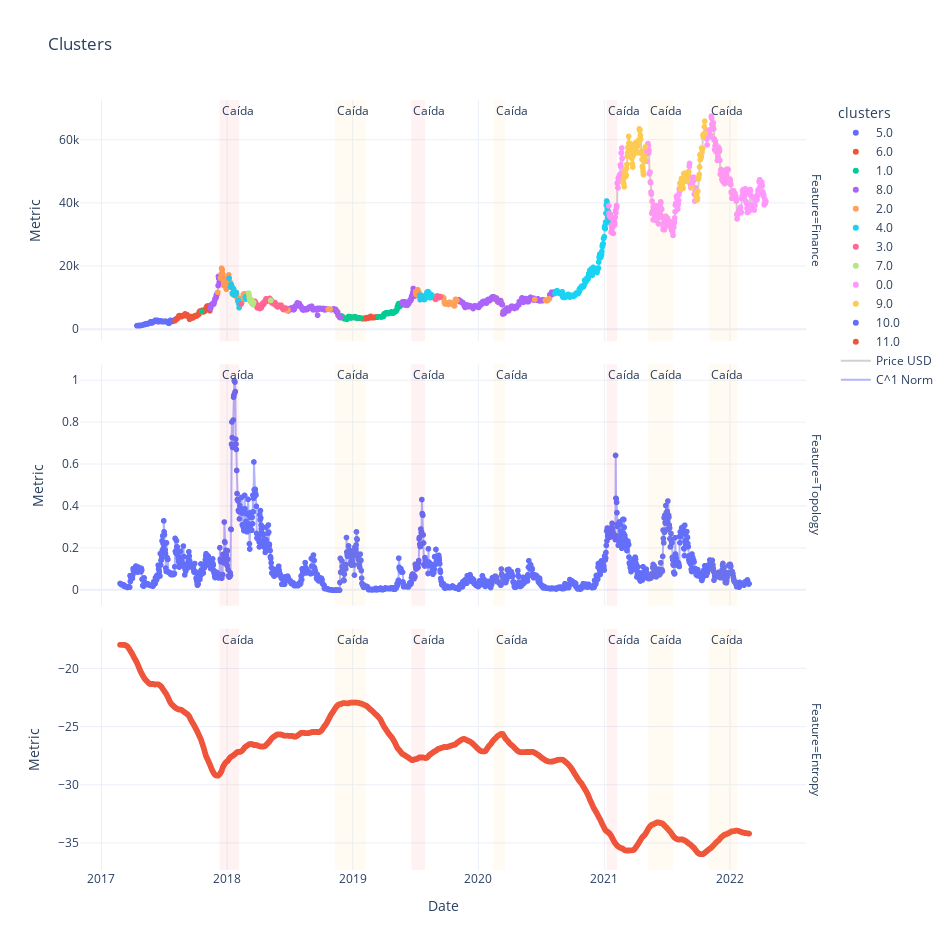

This figure's notebook cell:
### Code cell
fig = px.scatter(df_keys, x="Date", y="Metric", title = "Clusters",color = "clusters", facet_row="Feature", width=950, height=720)
trace_price = go.Scatter(
    x=df_keys.Date[0:len_finance] ,
    y=df_keys.Metric[0:len_finance],
    name='Price USD',
    line_color='rgb(100, 100, 100)',
    opacity = 0.3
)
fig.add_trace(trace_price, row=3, col = 1)

trace_topology = go.Scatter(
    x=df_keys.Date[len_finance:len_finance+len_topology] ,
    y=df_keys.Metric[len_finance:len_finance+len_topology],
    name='C^1 Norm',
    line_color='rgb(0, 0, 255)',
    opacity = 0.3
)
fig.add_trace(trace_topology, row=2, col = 1)

fig.update_yaxes(matches=None)
fig.add_vrect(x0="2017-12-10", x1="2018-02-05", col=1,
              annotation_text="Caída", annotation_position="top left",
              fillcolor="red", opacity=0.05, line_width=0)

fig.add_vrect(x0="2018-11-10", x1="2019-02-07", col=1,
              annotation_text="Caída", annotation_position="top left",
              fillcolor="orange", opacity=0.05, line_width=0)

fig.add_vrect(x0="2019-06-20", x1="2019-07-30", col=1,
              annotation_text="Caída", annotation_position="top left",
              fillcolor="red", opacity=0.05, line_width=0)

fig.add_vrect(x0="2020-02-14", x1="2020-03-18", col=1,
              annotation_text="Caída", annotation_position="top left",
              fillcolor="orange", opacity=0.05, line_width=0)

fig.add_vrect(x0="2021-01-07", x1="2021-02-07", col=1,
              annotation_text="Caída", annotation_position="top left",
              fillcolor="red", opacity=0.05, line_width=0)

fig.add_vrect(x0="2021-05-08", x1="2021-07-20", col=1,
              annotation_text="Caída", annotation_position="top left",
              fillcolor="orange", opacity=0.05, line_width=0)

fig.add_vrect(x0="2021-11-01", x1="2022-01-22", col=1,
              annotation_text="Caída", annotation_position="top left",
              fillcolor="orange", opacity=0.05, line_width=0)

fig['layout'].update(width=950, height=950, autosize=False)

fig.show()

### Figure 1 — Plotly figure (JSON) as saved in the notebook; plotly's stock layout.template omitted (floating-point values rounded to 4 significant figures; data arrays with more than 128 entries replaced by an {"elided": "..."} marker saying what was removed)
{"data": [{"hovertemplate": "clusters=5.0<br>Feature=Finance<br>Date=%{x}<br>Metric=%{y}<extra></extra>", "legendgroup": "5.0", "marker": {"color": "#636efa", "symbol": "circle"}, "mode": "markers", "name": "5.0", "showlegend": true, "type": "scattergl", "x": ["2017-04-14T00:00:00", "2017-04-15T00:00:00", "2017-04-16T00:00:00", "2017-04-17T00:00:00", "2017-04-18T00:00:00", "2017-04-19T00:00:00", "2017-04-20T00:00:00", "2017-04-21T00:00:00", "2017-04-22T00:00:00", "2017-04-23T00:00:00", "2017-04-24T00:00:00", "2017-04-25T00:00:00", "2017-04-26T00:00:00", "2017-04-27T00:00:00", "2017-04-28T00:00:00", "2017-04-29T00:00:00", "2017-04-30T00:00:00", "2017-05-01T00:00:00", "2017-05-02T00:00:00", "2017-05-03T00:00:00", "2017-05-04T00:00:00", "2017-05-05T00:00:00", "2017-05-06T00:00:00", "2017-05-07T00:00:00", "2017-05-08T00:00:00", "2017-05-09T00:00:00", "2017-05-10T00:00:00", "2017-05-11T00:00:00", "2017-05-12T00:00:00", "2017-05-13T00:00:00", "2017-05-14T00:00:00", "2017-05-15T00:00:00", "2017-05-16T00:00:00", "2017-05-17T00:00:00", "2017-05-18T00:00:00", "2017-05-19T00:00:00", "2017-05-20T00:00:00", "2017-05-21T00:00:00", "2017-05-22T00:00:00", "2017-05-23T00:00:00", "2017-05-24T00:00:00", "2017-05-25T00:00:00", "2017-05-26T00:00:00", "2017-05-27T00:00:00", "2017-05-28T00:00:00", "2017-05-29T00:00:00", "2017-05-30T00:00:00", "2017-05-31T00:00:00", "2017-06-01T00:00:00", "2017-06-02T00:00:00", "2017-06-03T00:00:00", "2017-06-04T00:00:00", "2017-06-05T00:00:00", "2017-06-06T00:00:00", "2017-06-07T00:00:00", "2017-06-08T00:00:00", "2017-06-09T00:00:00", "2017-06-10T00:00:00", "2017-06-11T00:00:00", "2017-06-12T00:00:00", "2017-06-13T00:00:00", "2017-06-14T00:00:00", "2017-06-15T00:00:00", "2017-06-16T00:00:00", "2017-06-17T00:00:00", "2017-06-18T00:00:00", "2017-06-19T00:00:00", "2017-06-20T00:00:00", "2017-06-21T00:00:00", "2017-06-22T00:00:00", "2017-06-23T00:00:00", "2017-06-24T00:00:00", "2017-06-25T00:00:00", "2017-06-26T00:00:00", "2017-06-27T00:00:00", "2017-06-28T00:00:00", "2017-06-29T00:00:00", "2017-06-30T00:00:00", "2017-07-01T00:00:00", "2017-07-02T00:00:00", "2017-07-03T00:00:00", "2017-07-04T00:00:00", "2017-07-05T00:00:00", "2017-07-06T00:00:00", "2017-07-07T00:00:00", "2017-07-08T00:00:00", "2017-07-09T00:00:00", "2017-07-10T00:00:00", "2017-07-11T00:00:00", "2017-07-12T00:00:00", "2017-07-13T00:00:00", "2017-07-14T00:00:00", "2017-07-15T00:00:00", "2017-07-16T00:00:00", "2017-07-17T00:00:00", "2017-07-18T00:00:00", "2017-07-19T00:00:00", "2017-07-20T00:00:00", "2017-07-21T00:00:00", "2017-07-22T00:00:00", "2017-07-23T00:00:00", "2017-07-24T00:00:00", "2017-07-25T00:00:00", "2017-07-26T00:00:00", "2017-07-27T00:00:00", "2017-07-28T00:00:00", "2017-07-29T00:00:00", "2017-07-30T00:00:00", "2017-07-31T00:00:00", "2017-08-01T00:00:00", "2017-08-02T00:00:00", "2017-08-04T00:00:00", "2017-08-05T00:00:00", "2017-08-06T00:00:00", "2017-08-07T00:00:00", "2017-08-08T00:00:00"], "xaxis": "x3", "y": [1175.0, 1174.0, 1175.0, 1189.0, 1206.0, 1206.0, 1235.0, 1238.0, 1233.0, 1231.0, 1252.0, 1270.0, 1287.0, 1328.0, 1325.0, 1330.0, 1350.0, 1403.0, 1452.0, 1502.0, 1537.0, 1529.0, 1557.0, 1552.0, 1681.0, 1732.0, 1781.0, 1838.0, 1705.0, 1788.0, 1794.0, 1728.0, 1740.0, 1819.0, 1889.0, 1969.0, 2046.0, 2023.0, 2120.0, 2272.0, 2424.0, 2286.0, 2229.0, 2030.0, 2157.0, 2264.0, 2179.0, 2292.0, 2407.0, 2488.0, 2535.0, 2521.0, 2692.0, 2870.0, 2702.0, 2808.0, 2821.0, 2888.0, 2946.0, 2645.0, 2710.0, 2470.0, 2439.0, 2491.0, 2643.0, 2521.0, 2591.0, 2722.0, 2664.0, 2701.0, 2699.0, 2571.0, 2527.0, 2435.0, 2552.0, 2563.0, 2536.0, 2464.0, 2413.0, 2505.0, 2554.0, 2599.0, 2605.0, 2605.0, 2509.0, 2556.0, 2507.0, 2345.0, 2315.0, 2387.0, 2345.0, 2221.0, 1980.0, 1918.0, 2224.0, 2311.0, 2265.0, 2849.0, 2669.0, 2825.0, 2747.0, 2757.0, 2566.0, 2526.0, 2671.0, 2795.0, 2708.0, 2766.0, 2869.0, 2725.0, 2705.0, 2876.0, 3258.0, 3224.0, 3387.0, 3421.0], "yaxis": "y3"}, {"hovertemplate": "clusters=6.0<br>Feature=Finance<br>Date=%{x}<br>Metric=%{y}<extra></extra>", "legendgroup": "6.0", "marker": {"color": "#EF553B", "symbol": "circle"}, "mode": "markers", "name": "6.0", "showlegend": true, "type": "scattergl", "x": {"elided": "157 str values"}, "xaxis": "x3", "y": {"elided": "157 float values"}, "yaxis": "y3"}, {"hovertemplate": "clusters=1.0<br>Feature=Finance<br>Date=%{x}<br>Metric=%{y}<extra></extra>", "legendgroup": "1.0", "marker": {"color": "#00cc96", "symbol": "circle"}, "mode": "markers", "name": "1.0", "showlegend": true, "type": "scattergl", "x": ["2017-10-19T00:00:00", "2018-11-28T00:00:00", "2018-11-29T00:00:00", "2018-11-30T00:00:00", "2018-12-01T00:00:00", "2018-12-02T00:00:00", "2018-12-03T00:00:00", "2018-12-04T00:00:00", "2018-12-05T00:00:00", "2018-12-06T00:00:00", "2018-12-07T00:00:00", "2018-12-08T00:00:00", "2018-12-09T00:00:00", "2018-12-10T00:00:00", "2018-12-11T00:00:00", "2018-12-12T00:00:00", "2018-12-13T00:00:00", "2018-12-14T00:00:00", "2018-12-15T00:00:00", "2018-12-16T00:00:00", "2018-12-17T00:00:00", "2018-12-18T00:00:00", "2018-12-19T00:00:00", "2018-12-20T00:00:00", "2018-12-21T00:00:00", "2018-12-22T00:00:00", "2018-12-23T00:00:00", "2018-12-24T00:00:00", "2018-12-25T00:00:00", "2018-12-26T00:00:00", "2018-12-27T00:00:00", "2018-12-28T00:00:00", "2018-12-29T00:00:00", "2018-12-30T00:00:00", "2018-12-31T00:00:00", "2019-01-01T00:00:00", "2019-01-02T00:00:00", "2019-01-03T00:00:00", "2019-01-04T00:00:00", "2019-01-05T00:00:00", "2019-01-06T00:00:00", "2019-01-07T00:00:00", "2019-01-08T00:00:00", "2019-01-09T00:00:00", "2019-01-10T00:00:00", "2019-01-11T00:00:00", "2019-01-12T00:00:00", "2019-01-13T00:00:00", "2019-01-24T00:00:00", "2019-01-25T00:00:00", "2019-03-17T00:00:00", "2019-03-18T00:00:00", "2019-03-19T00:00:00", "2019-03-20T00:00:00", "2019-03-21T00:00:00", "2019-03-22T00:00:00", "2019-03-23T00:00:00", "2019-03-24T00:00:00", "2019-03-25T00:00:00", "2019-03-26T00:00:00", "2019-03-27T00:00:00", "2019-03-28T00:00:00", "2019-03-29T00:00:00", "2019-03-30T00:00:00", "2019-03-31T00:00:00", "2019-04-01T00:00:00", "2019-04-02T00:00:00", "2019-04-03T00:00:00", "2019-04-04T00:00:00", "2019-04-05T00:00:00", "2019-04-06T00:00:00", "2019-04-07T00:00:00", "2019-04-08T00:00:00", "2019-04-09T00:00:00", "2019-04-10T00:00:00", "2019-04-11T00:00:00", "2019-04-12T00:00:00", "2019-04-13T00:00:00", "2019-04-14T00:00:00", "2019-04-15T00:00:00", "2019-04-16T00:00:00", "2019-04-17T00:00:00", "2019-04-18T00:00:00", "2019-04-19T00:00:00", "2019-04-20T00:00:00", "2019-04-21T00:00:00", "2019-04-22T00:00:00", "2019-04-23T00:00:00", "2019-04-24T00:00:00", "2019-04-25T00:00:00", "2019-04-26T00:00:00", "2019-04-27T00:00:00", "2019-04-28T00:00:00", "2019-04-29T00:00:00", "2019-04-30T00:00:00", "2019-05-01T00:00:00", "2019-05-02T00:00:00", "2019-05-03T00:00:00", "2019-05-04T00:00:00", "2019-05-05T00:00:00", "2019-05-06T00:00:00", "2019-05-07T00:00:00", "2019-05-08T00:00:00", "2019-05-09T00:00:00", "2019-05-10T00:00:00", "2019-05-11T00:00:00", "2019-05-12T00:00:00", "2019-05-13T00:00:00", "2019-05-14T00:00:00", "2019-05-15T00:00:00", "2019-05-16T00:00:00", "2019-05-17T00:00:00", "2019-05-18T00:00:00", "2019-05-19T00:00:00", "2019-05-20T00:00:00", "2019-05-21T00:00:00", "2019-05-22T00:00:00", "2019-05-23T00:00:00", "2019-05-24T00:00:00"], "xaxis": "x3", "y": [5701.0, 4232.0, 4257.0, 3986.0, 4164.0, 4115.0, 3854.0, 3922.0, 3715.0, 3465.0, 3393.0, 3424.0, 3561.0, 3440.0, 3375.0, 3451.0, 3279.0, 3211.0, 3199.0, 3212.0, 3515.0, 3677.0, 3705.0, 4094.0, 3859.0, 3992.0, 3961.0, 4049.0, 3791.0, 3825.0, 3612.0, 3900.0, 3757.0, 3845.0, 3709.0, 3829.0, 3905.0, 3804.0, 3833.0, 3811.0, 4053.0, 4012.0, 4006.0, 4012.0, 3643.0, 3651.0, 3632.0, 3527.0, 3581.0, 3573.0, 3985.0, 3991.0, 4023.0, 4050.0, 3992.0, 3996.0, 4000.0, 3987.0, 3926.0, 3942.0, 4046.0, 4032.0, 4092.0, 4097.0, 4099.0, 4144.0, 4894.0, 4974.0, 4912.0, 5038.0, 5049.0, 5195.0, 5288.0, 5196.0, 5323.0, 5049.0, 5082.0, 5075.0, 5163.0, 5043.0, 5214.0, 5237.0, 5288.0, 5293.0, 5324.0, 5302.0, 5390.0, 5543.0, 5449.0, 5157.0, 5196.0, 5202.0, 5201.0, 5182.0, 5297.0, 5348.0, 5427.0, 5696.0, 5786.0, 5741.0, 5707.0, 5775.0, 5954.0, 6161.0, 6353.0, 7211.0, 6974.0, 7814.0, 7991.0, 8206.0, 7882.0, 7349.0, 7266.0, 8198.0, 7996.0, 7957.0, 7642.0, 7880.0, 7995.0], "yaxis": "y3"}, {"hovertemplate": "clusters=8.0<br>Feature=Finance<br>Date=%{x}<br>Metric=%{y}<extra></extra>", "legendgroup": "8.0", "marker": {"color": "#ab63fa", "symbol": "circle"}, "mode": "markers", "name": "8.0", "showlegend": true, "type": "scattergl", "x": {"elided": "489 str values"}, "xaxis": "x3", "y": {"elided": "489 float values"}, "yaxis": "y3"}, {"hovertemplate": "clusters=2.0<br>Feature=Finance<br>Date=%{x}<br>Metric=%{y}<extra></extra>", "legendgroup": "2.0", "marker": {"color": "#FFA15A", "symbol": "circle"}, "mode": "markers", "name": "2.0", "showlegend": true, "type": "scattergl", "x": {"elided": "160 str values"}, "xaxis": "x3", "y": {"elided": "160 float values"}, "yaxis": "y3"}, {"hovertemplate": "clusters=4.0<br>Feature=Finance<br>Date=%{x}<br>Metric=%{y}<extra></extra>", "legendgroup": "4.0", "marker": {"color": "#19d3f3", "symbol": "circle"}, "mode": "markers", "name": "4.0", "showlegend": true, "type": "scattergl", "x": {"elided": "222 str values"}, "xaxis": "x3", "y": {"elided": "222 float values"}, "yaxis": "y3"}, {"hovertemplate": "clusters=3.0<br>Feature=Finance<br>Date=%{x}<br>Metric=%{y}<extra></extra>", "legendgroup": "3.0", "marker": {"color": "#FF6692", "symbol": "circle"}, "mode": "markers", "name": "3.0", "showlegend": true, "type": "scattergl", "x": ["2018-02-11T00:00:00", "2018-03-02T00:00:00", "2018-03-03T00:00:00", "2018-03-20T00:00:00", "2018-03-21T00:00:00", "2018-03-22T00:00:00", "2018-03-23T00:00:00", "2018-03-24T00:00:00", "2018-03-25T00:00:00", "2018-03-26T00:00:00", "2018-03-27T00:00:00", "2018-03-28T00:00:00", "2018-03-29T00:00:00", "2018-03-30T00:00:00", "2018-03-31T00:00:00", "2018-04-01T00:00:00", "2018-04-02T00:00:00", "2018-04-03T00:00:00", "2018-04-04T00:00:00", "2018-04-05T00:00:00", "2018-04-06T00:00:00", "2018-04-07T00:00:00", "2018-04-08T00:00:00", "2018-04-09T00:00:00", "2018-04-10T00:00:00", "2018-04-11T00:00:00", "2018-04-12T00:00:00", "2018-04-13T00:00:00", "2018-04-14T00:00:00", "2018-04-15T00:00:00", "2018-04-16T00:00:00", "2018-04-17T00:00:00", "2018-04-18T00:00:00", "2018-04-19T00:00:00", "2018-04-20T00:00:00", "2018-04-21T00:00:00", "2018-04-22T00:00:00", "2018-04-23T00:00:00", "2018-04-24T00:00:00", "2018-04-27T00:00:00", "2018-04-28T00:00:00", "2018-04-29T00:00:00", "2018-04-30T00:00:00", "2018-05-01T00:00:00", "2018-05-02T00:00:00", "2018-05-03T00:00:00", "2018-05-04T00:00:00", "2018-05-05T00:00:00", "2018-05-06T00:00:00", "2018-05-07T00:00:00", "2018-05-09T00:00:00", "2018-05-10T00:00:00", "2018-05-11T00:00:00", "2018-05-12T00:00:00", "2018-05-13T00:00:00", "2018-05-14T00:00:00", "2018-05-15T00:00:00", "2018-05-16T00:00:00", "2018-05-17T00:00:00", "2018-05-18T00:00:00", "2018-05-19T00:00:00", "2018-05-20T00:00:00", "2018-05-21T00:00:00", "2018-05-22T00:00:00", "2018-05-25T00:00:00", "2018-05-26T00:00:00", "2018-05-27T00:00:00", "2018-05-28T00:00:00", "2018-05-29T00:00:00", "2018-05-30T00:00:00", "2018-05-31T00:00:00", "2018-06-01T00:00:00", "2018-06-02T00:00:00", "2018-06-04T00:00:00", "2018-06-05T00:00:00", "2018-06-06T00:00:00", "2018-06-12T00:00:00", "2018-06-13T00:00:00", "2018-06-18T00:00:00", "2018-06-19T00:00:00", "2018-06-20T00:00:00", "2019-08-31T00:00:00", "2019-09-01T00:00:00", "2019-09-05T00:00:00", "2019-09-06T00:00:00", "2019-09-07T00:00:00", "2019-09-08T00:00:00", "2019-09-09T00:00:00", "2019-09-10T00:00:00", "2019-09-11T00:00:00", "2019-09-12T00:00:00"], "xaxis": "x3", "y": [8084.0, 11050.0, 11450.0, 8910.0, 8901.0, 8715.0, 8906.0, 8582.0, 8465.0, 8166.0, 7804.0, 7943.0, 7111.0, 6848.0, 6938.0, 6823.0, 7064.0, 7429.0, 6815.0, 6782.0, 6624.0, 6903.0, 7022.0, 6775.0, 6833.0, 6950.0, 7911.0, 7892.0, 7997.0, 8349.0, 8055.0, 7895.0, 8169.0, 8280.0, 8861.0, 8920.0, 8801.0, 8944.0, 9669.0, 8942.0, 9344.0, 9408.0, 9242.0, 9089.0, 9225.0, 9737.0, 9695.0, 9825.0, 9628.0, 9364.0, 9313.0, 9025.0, 8420.0, 8488.0, 8706.0, 8684.0, 8483.0, 8353.0, 8075.0, 8244.0, 8237.0, 8517.0, 8401.0, 8005.0, 7472.0, 7341.0, 7347.0, 7117.0, 7468.0, 7386.0, 7491.0, 7519.0, 7641.0, 7499.0, 7625.0, 7657.0, 6562.0, 6317.0, 6716.0, 6749.0, 6763.0, 9610.0, 9763.0, 10570.0, 10330.0, 10500.0, 10420.0, 10320.0, 10100.0, 10160.0, 10420.0], "yaxis": "y3"}, {"hovertemplate": "clusters=7.0<br>Feature=Finance<br>Date=%{x}<br>Metric=%{y}<extra></extra>", "legendgroup": "7.0", "marker": {"color": "#B6E880", "symbol": "circle"}, "mode": "markers", "name": "7.0", "showlegend": true, "type": "scattergl", "x": ["2018-03-04T00:00:00", "2018-03-05T00:00:00", "2018-03-06T00:00:00", "2018-03-07T00:00:00", "2018-03-08T00:00:00", "2018-03-09T00:00:00", "2018-03-10T00:00:00", "2018-03-11T00:00:00", "2018-03-12T00:00:00", "2018-03-13T00:00:00", "2018-03-14T00:00:00", "2018-03-15T00:00:00", "2018-03-16T00:00:00", "2018-03-17T00:00:00", "2018-03-18T00:00:00", "2018-03-19T00:00:00", "2018-05-08T00:00:00"], "xaxis": "x3", "y": [11500.0, 11480.0, 10750.0, 9927.0, 9320.0, 9271.0, 8803.0, 9547.0, 9143.0, 9159.0, 8214.0, 8272.0, 8283.0, 7874.0, 8198.0, 8613.0, 9192.0], "yaxis": "y3"}, {"hovertemplate": "clusters=0.0<br>Feature=Finance<br>Date=%{x}<br>Metric=%{y}<extra></extra>", "legendgroup": "0.0", "marker": {"color": "#FF97FF", "symbol": "circle"}, "mode": "markers", "name": "0.0", "showlegend": true, "type": "scattergl", "x": {"elided": "339 str values"}, "xaxis": "x3", "y": {"elided": "339 float values"}, "yaxis": "y3"}, {"hovertemplate": "clusters=9.0<br>Feature=Finance<br>Date=%{x}<br>Metric=%{y}<extra></extra>", "legendgroup": "9.0", "marker": {"color": "#FECB52", "symbol": "circle"}, "mode": "markers", "name": "9.0", "showlegend": true, "type": "scattergl", "x": ["2021-02-25T00:00:00", "2021-02-26T00:00:00", "2021-02-27T00:00:00", "2021-02-28T00:00:00", "2021-03-01T00:00:00", "2021-03-02T00:00:00", "2021-03-03T00:00:00", "2021-03-04T00:00:00", "2021-03-05T00:00:00", "2021-03-06T00:00:00", "2021-03-07T00:00:00", "2021-03-08T00:00:00", "2021-03-09T00:00:00", "2021-03-10T00:00:00", "2021-03-11T00:00:00", "2021-03-12T00:00:00", "2021-03-13T00:00:00", "2021-03-14T00:00:00", "2021-03-15T00:00:00", "2021-03-16T00:00:00", "2021-03-17T00:00:00", "2021-03-18T00:00:00", "2021-03-19T00:00:00", "2021-03-20T00:00:00", "2021-03-21T00:00:00", "2021-03-22T00:00:00", "2021-03-23T00:00:00", "2021-03-24T00:00:00", "2021-03-25T00:00:00", "2021-03-26T00:00:00", "2021-03-27T00:00:00", "2021-03-28T00:00:00", "2021-03-29T00:00:00", "2021-03-30T00:00:00", "2021-03-31T00:00:00", "2021-04-01T00:00:00", "2021-04-02T00:00:00", "2021-04-03T00:00:00", "2021-04-04T00:00:00", "2021-04-05T00:00:00", "2021-04-06T00:00:00", "2021-04-07T00:00:00", "2021-04-08T00:00:00", "2021-04-09T00:00:00", "2021-04-10T00:00:00", "2021-04-11T00:00:00", "2021-04-12T00:00:00", "2021-04-13T00:00:00", "2021-04-14T00:00:00", "2021-04-15T00:00:00", "2021-04-16T00:00:00", "2021-04-17T00:00:00", "2021-04-18T00:00:00", "2021-04-19T00:00:00", "2021-04-20T00:00:00", "2021-04-21T00:00:00", "2021-04-22T00:00:00", "2021-04-23T00:00:00", "2021-04-24T00:00:00", "2021-04-25T00:00:00", "2021-04-26T00:00:00", "2021-04-27T00:00:00", "2021-04-28T00:00:00", "2021-04-29T00:00:00", "2021-04-30T00:00:00", "2021-05-01T00:00:00", "2021-08-09T00:00:00", "2021-08-10T00:00:00", "2021-08-11T00:00:00", "2021-08-12T00:00:00", "2021-08-13T00:00:00", "2021-08-14T00:00:00", "2021-08-15T00:00:00", "2021-08-16T00:00:00", "2021-08-17T00:00:00", "2021-08-18T00:00:00", "2021-08-19T00:00:00", "2021-08-20T00:00:00", "2021-08-21T00:00:00", "2021-08-22T00:00:00", "2021-08-23T00:00:00", "2021-08-24T00:00:00", "2021-08-25T00:00:00", "2021-08-26T00:00:00", "2021-08-27T00:00:00", "2021-08-28T00:00:00", "2021-08-29T00:00:00", "2021-08-30T00:00:00", "2021-08-31T00:00:00", "2021-09-01T00:00:00", "2021-09-02T00:00:00", "2021-09-03T00:00:00", "2021-09-04T00:00:00", "2021-09-13T00:00:00", "2021-09-26T00:00:00", "2021-09-27T00:00:00", "2021-09-28T00:00:00", "2021-09-29T00:00:00", "2021-09-30T00:00:00", "2021-10-01T00:00:00", "2021-10-02T00:00:00", "2021-10-03T00:00:00", "2021-10-04T00:00:00", "2021-10-05T00:00:00", "2021-10-06T00:00:00", "2021-10-07T00:00:00", "2021-10-08T00:00:00", "2021-10-09T00:00:00", "2021-10-11T00:00:00", "2021-10-12T00:00:00", "2021-10-13T00:00:00", "2021-10-14T00:00:00", "2021-10-15T00:00:00", "2021-10-16T00:00:00", "2021-10-17T00:00:00", "2021-10-18T00:00:00", "2021-10-19T00:00:00", "2021-10-20T00:00:00", "2021-10-21T00:00:00"], "xaxis": "x3", "y": [47080.0, 46320.0, 46160.0, 45210.0, 49630.0, 48460.0, 50440.0, 48420.0, 48800.0, 48910.0, 51050.0, 52350.0, 54890.0, 55900.0, 57800.0, 57280.0, 61190.0, 59110.0, 55720.0, 56870.0, 58900.0, 57720.0, 58170.0, 58180.0, 57430.0, 54230.0, 54480.0, 52450.0, 51450.0, 55090.0, 55890.0, 55840.0, 57660.0, 58820.0, 58830.0, 58850.0, 59140.0, 57260.0, 58390.0, 59100.0, 58080.0, 55970.0, 58150.0, 58150.0, 59780.0, 60050.0, 59850.0, 63550.0, 63020.0, 63270.0, 61490.0, 60270.0, 56250.0, 55710.0, 56490.0, 53840.0, 51730.0, 51150.0, 50090.0, 49080.0, 54050.0, 55070.0, 54880.0, 53580.0, 57770.0, 57850.0, 46370.0, 45590.0, 45590.0, 44430.0, 47790.0, 47100.0, 47050.0, 46000.0, 44700.0, 44800.0, 46720.0, 49340.0, 48910.0, 49320.0, 49550.0, 47710.0, 48960.0, 46940.0, 49060.0, 48900.0, 48830.0, 47050.0, 47170.0, 48850.0, 49330.0, 50030.0, 49940.0, 44960.0, 43210.0, 42240.0, 41030.0, 41560.0, 43790.0, 48120.0, 47710.0, 48200.0, 49110.0, 51510.0, 55360.0, 53810.0, 53970.0, 54970.0, 57480.0, 56040.0, 57400.0, 57320.0, 61590.0, 60890.0, 61550.0, 62030.0, 64260.0, 65990.0, 62210.0], "yaxis": "y3"}, {"hovertemplate": "clusters=10.0<br>Feature=Topology<br>Date=%{x}<br>Metric=%{y}<extra></extra>", "legendgroup": "10.0", "marker": {"color": "#636efa", "symbol": "circle"}, "mode": "markers", "name": "10.0", "showlegend": true, "type": "scattergl", "x": {"elided": "1829 str values"}, "xaxis": "x2", "y": {"elided": "1829 float values"}, "yaxis": "y2"}, {"hovertemplate": "clusters=11.0<br>Feature=Entropy<br>Date=%{x}<br>Metric=%{y}<extra></extra>", "legendgroup": "11.0", "marker": {"color": "#EF553B", "symbol": "circle"}, "mode": "markers", "name": "11.0", "showlegend": true, "type": "scattergl", "x": {"elided": "1829 str values"}, "xaxis": "x", "y": {"elided": "1829 float values"}, "yaxis": "y"}, {"line": {"color": "rgb(100, 100, 100)"}, "name": "Price USD", "opacity": 0.3, "type": "scatter", "x": {"elided": "1829 str values"}, "xaxis": "x3", "y": {"elided": "1829 float values"}, "yaxis": "y3"}, {"line": {"color": "rgb(0, 0, 255)"}, "name": "C^1 Norm", "opacity": 0.3, "type": "scatter", "x": {"elided": "1829 str values"}, "xaxis": "x2", "y": {"elided": "1829 float values"}, "yaxis": "y2"}], "layout": {"annotations": [{"showarrow": false, "text": "Feature=Entropy", "textangle": 90, "x": 0.98, "xanchor": "left", "xref": "paper", "y": 0.1567, "yanchor": "middle", "yref": "paper"}, {"showarrow": false, "text": "Feature=Topology", "textangle": 90, "x": 0.98, "xanchor": "left", "xref": "paper", "y": 0.5, "yanchor": "middle", "yref": "paper"}, {"showarrow": false, "text": "Feature=Finance", "textangle": 90, "x": 0.98, "xanchor": "left", "xref": "paper", "y": 0.8433, "yanchor": "middle", "yref": "paper"}, {"showarrow": false, "text": "Caída", "x": "2017-12-10", "xanchor": "left", "xref": "x", "y": 1, "yanchor": "top", "yref": "y domain"}, {"showarrow": false, "text": "Caída", "x": "2017-12-10", "xanchor": "left", "xref": "x2", "y": 1, "yanchor": "top", "yref": "y2 domain"}, {"showarrow": false, "text": "Caída", "x": "2017-12-10", "xanchor": "left", "xref": "x3", "y": 1, "yanchor": "top", "yref": "y3 domain"}, {"showarrow": false, "text": "Caída", "x": "2018-11-10", "xanchor": "left", "xref": "x", "y": 1, "yanchor": "top", "yref": "y domain"}, {"showarrow": false, "text": "Caída", "x": "2018-11-10", "xanchor": "left", "xref": "x2", "y": 1, "yanchor": "top", "yref": "y2 domain"}, {"showarrow": false, "text": "Caída", "x": "2018-11-10", "xanchor": "left", "xref": "x3", "y": 1, "yanchor": "top", "yref": "y3 domain"}, {"showarrow": false, "text": "Caída", "x": "2019-06-20", "xanchor": "left", "xref": "x", "y": 1, "yanchor": "top", "yref": "y domain"}, {"showarrow": false, "text": "Caída", "x": "2019-06-20", "xanchor": "left", "xref": "x2", "y": 1, "yanchor": "top", "yref": "y2 domain"}, {"showarrow": false, "text": "Caída", "x": "2019-06-20", "xanchor": "left", "xref": "x3", "y": 1, "yanchor": "top", "yref": "y3 domain"}, {"showarrow": false, "text": "Caída", "x": "2020-02-14", "xanchor": "left", "xref": "x", "y": 1, "yanchor": "top", "yref": "y domain"}, {"showarrow": false, "text": "Caída", "x": "2020-02-14", "xanchor": "left", "xref": "x2", "y": 1, "yanchor": "top", "yref": "y2 domain"}, {"showarrow": false, "text": "Caída", "x": "2020-02-14", "xanchor": "left", "xref": "x3", "y": 1, "yanchor": "top", "yref": "y3 domain"}, {"showarrow": false, "text": "Caída", "x": "2021-01-07", "xanchor": "left", "xref": "x", "y": 1, "yanchor": "top", "yref": "y domain"}, {"showarrow": false, "text": "Caída", "x": "2021-01-07", "xanchor": "left", "xref": "x2", "y": 1, "yanchor": "top", "yref": "y2 domain"}, {"showarrow": false, "text": "Caída", "x": "2021-01-07", "xanchor": "left", "xref": "x3", "y": 1, "yanchor": "top", "yref": "y3 domain"}, {"showarrow": false, "text": "Caída", "x": "2021-05-08", "xanchor": "left", "xref": "x", "y": 1, "yanchor": "top", "yref": "y domain"}, {"showarrow": false, "text": "Caída", "x": "2021-05-08", "xanchor": "left", "xref": "x2", "y": 1, "yanchor": "top", "yref": "y2 domain"}, {"showarrow": false, "text": "Caída", "x": "2021-05-08", "xanchor": "left", "xref": "x3", "y": 1, "yanchor": "top", "yref": "y3 domain"}, {"showarrow": false, "text": "Caída", "x": "2021-11-01", "xanchor": "left", "xref": "x", "y": 1, "yanchor": "top", "yref": "y domain"}, {"showarrow": false, "text": "Caída", "x": "2021-11-01", "xanchor": "left", "xref": "x2", "y": 1, "yanchor": "top", "yref": "y2 domain"}, {"showarrow": false, "text": "Caída", "x": "2021-11-01", "xanchor": "left", "xref": "x3", "y": 1, "yanchor": "top", "yref": "y3 domain"}], "autosize": false, "height": 950, "legend": {"title": {"text": "clusters"}, "tracegroupgap": 0}, "shapes": [{"fillcolor": "red", "line": {"width": 0}, "opacity": 0.05, "type": "rect", "x0": "2017-12-10", "x1": "2018-02-05", "xref": "x", "y0": 0, "y1": 1, "yref": "y domain"}, {"fillcolor": "red", "line": {"width": 0}, "opacity": 0.05, "type": "rect", "x0": "2017-12-10", "x1": "2018-02-05", "xref": "x2", "y0": 0, "y1": 1, "yref": "y2 domain"}, {"fillcolor": "red", "line": {"width": 0}, "opacity": 0.05, "type": "rect", "x0": "2017-12-10", "x1": "2018-02-05", "xref": "x3", "y0": 0, "y1": 1, "yref": "y3 domain"}, {"fillcolor": "orange", "line": {"width": 0}, "opacity": 0.05, "type": "rect", "x0": "2018-11-10", "x1": "2019-02-07", "xref": "x", "y0": 0, "y1": 1, "yref": "y domain"}, {"fillcolor": "orange", "line": {"width": 0}, "opacity": 0.05, "type": "rect", "x0": "2018-11-10", "x1": "2019-02-07", "xref": "x2", "y0": 0, "y1": 1, "yref": "y2 domain"}, {"fillcolor": "orange", "line": {"width": 0}, "opacity": 0.05, "type": "rect", "x0": "2018-11-10", "x1": "2019-02-07", "xref": "x3", "y0": 0, "y1": 1, "yref": "y3 domain"}, {"fillcolor": "red", "line": {"width": 0}, "opacity": 0.05, "type": "rect", "x0": "2019-06-20", "x1": "2019-07-30", "xref": "x", "y0": 0, "y1": 1, "yref": "y domain"}, {"fillcolor": "red", "line": {"width": 0}, "opacity": 0.05, "type": "rect", "x0": "2019-06-20", "x1": "2019-07-30", "xref": "x2", "y0": 0, "y1": 1, "yref": "y2 domain"}, {"fillcolor": "red", "line": {"width": 0}, "opacity": 0.05, "type": "rect", "x0": "2019-06-20", "x1": "2019-07-30", "xref": "x3", "y0": 0, "y1": 1, "yref": "y3 domain"}, {"fillcolor": "orange", "line": {"width": 0}, "opacity": 0.05, "type": "rect", "x0": "2020-02-14", "x1": "2020-03-18", "xref": "x", "y0": 0, "y1": 1, "yref": "y domain"}, {"fillcolor": "orange", "line": {"width": 0}, "opacity": 0.05, "type": "rect", "x0": "2020-02-14", "x1": "2020-03-18", "xref": "x2", "y0": 0, "y1": 1, "yref": "y2 domain"}, {"fillcolor": "orange", "line": {"width": 0}, "opacity": 0.05, "type": "rect", "x0": "2020-02-14", "x1": "2020-03-18", "xref": "x3", "y0": 0, "y1": 1, "yref": "y3 domain"}, {"fillcolor": "red", "line": {"width": 0}, "opacity": 0.05, "type": "rect", "x0": "2021-01-07", "x1": "2021-02-07", "xref": "x", "y0": 0, "y1": 1, "yref": "y domain"}, {"fillcolor": "red", "line": {"width": 0}, "opacity": 0.05, "type": "rect", "x0": "2021-01-07", "x1": "2021-02-07", "xref": "x2", "y0": 0, "y1": 1, "yref": "y2 domain"}, {"fillcolor": "red", "line": {"width": 0}, "opacity": 0.05, "type": "rect", "x0": "2021-01-07", "x1": "2021-02-07", "xref": "x3", "y0": 0, "y1": 1, "yref": "y3 domain"}, {"fillcolor": "orange", "line": {"width": 0}, "opacity": 0.05, "type": "rect", "x0": "2021-05-08", "x1": "2021-07-20", "xref": "x", "y0": 0, "y1": 1, "yref": "y domain"}, {"fillcolor": "orange", "line": {"width": 0}, "opacity": 0.05, "type": "rect", "x0": "2021-05-08", "x1": "2021-07-20", "xref": "x2", "y0": 0, "y1": 1, "yref": "y2 domain"}, {"fillcolor": "orange", "line": {"width": 0}, "opacity": 0.05, "type": "rect", "x0": "2021-05-08", "x1": "2021-07-20", "xref": "x3", "y0": 0, "y1": 1, "yref": "y3 domain"}, {"fillcolor": "orange", "line": {"width": 0}, "opacity": 0.05, "type": "rect", "x0": "2021-11-01", "x1": "2022-01-22", "xref": "x", "y0": 0, "y1": 1, "yref": "y domain"}, {"fillcolor": "orange", "line": {"width": 0}, "opacity": 0.05, "type": "rect", "x0": "2021-11-01", "x1": "2022-01-22", "xref": "x2", "y0": 0, "y1": 1, "yref": "y2 domain"}, {"fillcolor": "orange", "line": {"width": 0}, "opacity": 0.05, "type": "rect", "x0": "2021-11-01", "x1": "2022-01-22", "xref": "x3", "y0": 0, "y1": 1, "yref": "y3 domain"}], "title": {"text": "Clusters"}, "width": 950, "xaxis": {"anchor": "y", "domain": [0, 0.98], "title": {"text": "Date"}}, "xaxis2": {"anchor": "y2", "domain": [0, 0.98], "matches": "x", "showticklabels": false}, "xaxis3": {"anchor": "y3", "domain": [0, 0.98], "matches": "x", "showticklabels": false}, "yaxis": {"anchor": "x", "domain": [0, 0.3133], "title": {"text": "Metric"}}, "yaxis2": {"anchor": "x2", "domain": [0.3433, 0.6567], "title": {"text": "Metric"}}, "yaxis3": {"anchor": "x3", "domain": [0.6867, 1.0], "title": {"text": "Metric"}}}}
